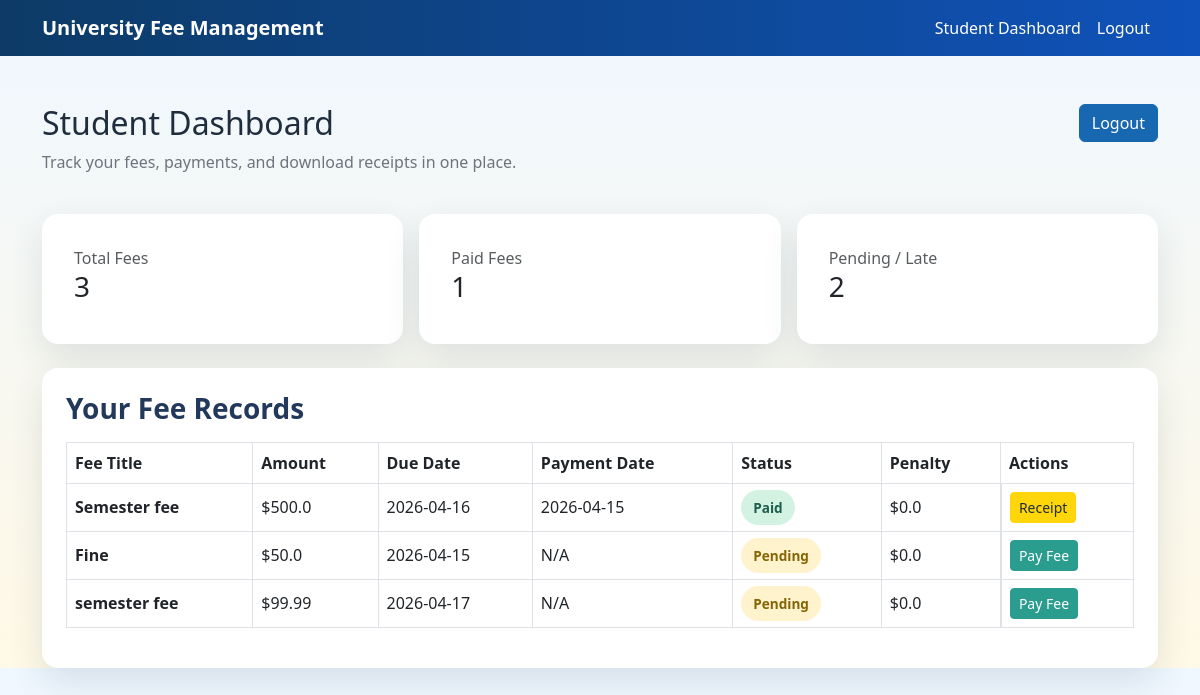
The app's page /student/dashboard (signed in) with its own data.
### models.py (models this page shows)
class Fee(db.Model):
    id = db.Column(db.Integer, primary_key=True)
    student_id = db.Column(db.Integer, db.ForeignKey('user.id'), nullable=False)
    title = db.Column(db.String(100), nullable=False, default='Fee')  # e.g., "Semester Fee", "Lab Fee"
    amount = db.Column(db.Float, nullable=False)
    payment_date = db.Column(db.DateTime, nullable=True)
    due_date = db.Column(db.DateTime, nullable=False)
    status = db.Column(db.String(10), nullable=False, default='Pending')  # Paid, Pending, Late
    penalty_amount = db.Column(db.Float, default=0.0)
    student = db.relationship('User', backref=db.backref('fees', lazy=True))

### routes/student.py (the view)
@student_bp.route('/dashboard')
@login_required
def dashboard():
    if current_user.role != 'student':
        return redirect(url_for('home'))
    fees = Fee.query.filter_by(student_id=current_user.id).all()
    return render_template('student_dashboard.html', fees=fees)

### app.py (called while the page is built)
@login_manager.user_loader
def load_user(user_id):
    return User.query.get(int(user_id))

### templates/student_dashboard.html
{% extends "base.html" %}
{% block content %}
<div class="d-flex flex-column flex-md-row justify-content-between align-items-start gap-3 mb-4">
    <div>
        <h2>Student Dashboard</h2>
        <p class="text-secondary">Track your fees, payments, and download receipts in one place.</p>
    </div>
    <div class="btn-group-custom">
        <a href="{{ url_for('auth.logout') }}" class="btn btn-secondary">Logout</a>
    </div>
</div>
<div class="row g-3 mb-4">
    <div class="col-md-4">
        <div class="card summary-card p-3">
            <div class="card-body">
                <span class="text-muted">Total Fees</span>
                <h3>{{ fees|length }}</h3>
            </div>
        </div>
    </div>
    <div class="col-md-4">
        <div class="card summary-card p-3">
            <div class="card-body">
                <span class="text-muted">Paid Fees</span>
                <h3>{{ fees|selectattr('status', 'equalto', 'Paid')|list|length }}</h3>
            </div>
        </div>
    </div>
    <div class="col-md-4">
        <div class="card summary-card p-3">
            <div class="card-body">
                <span class="text-muted">Pending / Late</span>
                <h3>{{ fees|selectattr('status', 'ne', 'Paid')|list|length }}</h3>
            </div>
        </div>
    </div>
</div>
<div class="card p-4">
    <h3 class="section-title mb-3">Your Fee Records</h3>
    <div class="table-responsive">
        <table class="table table-bordered align-middle">
            <thead>
                <tr>
                    <th>Fee Title</th>
                    <th>Amount</th>
                    <th>Due Date</th>
                    <th>Payment Date</th>
                    <th>Status</th>
                    <th>Penalty</th>
                    <th>Actions</th>
                </tr>
            </thead>
            <tbody>
                {% for fee in fees %}
                <tr>
                    <td><strong>{{ fee.title }}</strong></td>
                    <td>${{ fee.amount }}</td>
                    <td>{{ fee.due_date.strftime('%Y-%m-%d') }}</td>
                    <td>{% if fee.payment_date %}{{ fee.payment_date.strftime('%Y-%m-%d') }}{% else %}N/A{% endif %}</td>
                    <td>
                        <span class="badge-status {% if fee.status == 'Paid' %}badge-paid{% elif fee.status == 'Pending' %}badge-pending{% else %}badge-late{% endif %}">{{ fee.status }}</span>
                    </td>
                    <td>${{ fee.penalty_amount }}</td>
                    <td class="d-flex gap-2">
                        {% if fee.status != 'Paid' %}
                        <form method="POST" action="{{ url_for('student.pay_fee', fee_id=fee.id) }}" class="m-0">
                            <button type="submit" class="btn btn-success btn-sm">Pay Fee</button>
                        </form>
                        {% endif %}
                        {% if fee.status == 'Paid' %}
                        <a href="{{ url_for('student.download_receipt', fee_id=fee.id) }}" class="btn btn-info btn-sm">Receipt</a>
                        {% endif %}
                    </td>
                </tr>
                {% endfor %}
            </tbody>
        </table>
    </div>
</div>
{% endblock %}

### static/css/style.css (style rules this page uses)
:root { --brand-blue: #0d3b66; --brand-light: #f5f9ff; --brand-red: #d62828; --brand-yellow: #ffd60a; --brand-cyan: #3da5d9; --brand-green: #2a9d8f; --brand-slate: #23395b; }
body { font-family: 'Segoe UI', Tahoma, Geneva, Verdana, sans-serif; background: linear-gradient(180deg, #eff7ff 0%, #fff9e6 100%); color: #1f2d3d; }
.btn-success { background-color: var(--brand-green); border-color: var(--brand-green); }
.btn-info { background-color: var(--brand-yellow); border-color: var(--brand-yellow); color: #1f2d3d; }
.btn-secondary { background-color: #1767b1; border-color: #1767b1; }
.card { border: none; border-radius: 16px; box-shadow: 0 14px 35px rgba(34, 60, 80, 0.12); }
.section-title { color: var(--brand-slate); font-weight: 700; }
.table thead { background-color: rgba(13, 59, 102, 0.1); }
.badge-status { padding: 0.5rem 0.75rem; border-radius: 999px; font-size: 0.85rem; font-weight: 600; }
.badge-paid { background-color: #d3f2e1; color: #1b5e4e; }
.badge-pending { background-color: #fff3cd; color: #856404; }
.summary-card { min-height: 120px; }
.summary-card .card-body { display: flex; flex-direction: column; justify-content: center; }
.btn-group-custom { display: flex; gap: 0.75rem; flex-wrap: wrap; }

### records on screen
Fee: title "Semester fee", amount "500.0", due_date "2026-04-16", payment_date "2026-04-15", status "Paid", penalty_amount "0.0"
Fee: title "Fine", amount "50.0", due_date "2026-04-15", shows "N/A", status "Pending", penalty_amount "0.0"
Fee: title "semester fee", amount "99.99", due_date "2026-04-17", shows "N/A", status "Pending", penalty_amount "0.0"

### other values on screen
{{ fees|length }} "3"
{{ fees|selectattr('status', 'equalto', 'Paid')|list|length }} "1"
{{ fees|selectattr('status', 'ne', 'Paid')|list|length }} "2"
